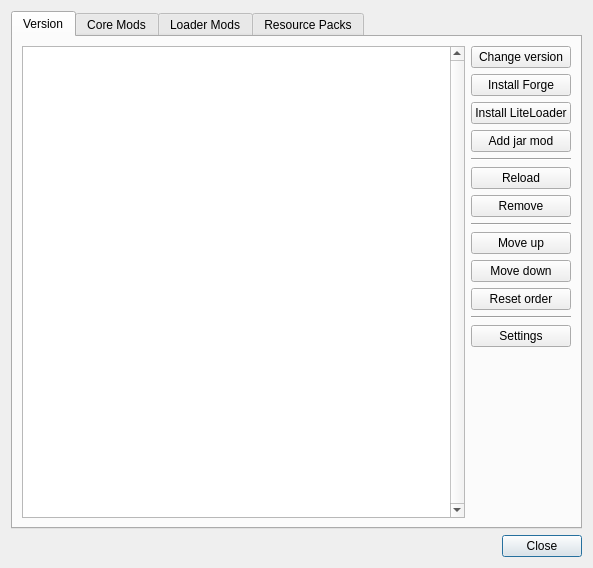
<?xml version="1.0" encoding="UTF-8"?>
<ui version="4.0">
 <class>InstanceEditDialog</class>
 <widget class="QDialog" name="InstanceEditDialog">
  <property name="geometry">
   <rect>
    <x>0</x>
    <y>0</y>
    <width>593</width>
    <height>568</height>
   </rect>
  </property>
  <property name="windowTitle">
   <string>Edit Instance</string>
  </property>
  <layout class="QGridLayout" name="gridLayout">
   <item row="1" column="0">
    <widget class="QDialogButtonBox" name="buttonBox">
     <property name="autoFillBackground">
      <bool>false</bool>
     </property>
     <property name="standardButtons">
      <set>QDialogButtonBox::Close</set>
     </property>
    </widget>
   </item>
   <item row="0" column="0">
    <widget class="QTabWidget" name="tabWidget">
     <property name="enabled">
      <bool>true</bool>
     </property>
     <property name="minimumSize">
      <size>
       <width>0</width>
       <height>0</height>
      </size>
     </property>
     <property name="currentIndex">
      <number>0</number>
     </property>
     <widget class="QWidget" name="libTab">
      <attribute name="title">
       <string>Version</string>
      </attribute>
      <layout class="QHBoxLayout" name="horizontalLayout">
       <item>
        <layout class="QVBoxLayout" name="verticalLayout_10">
         <item>
          <widget class="ModListView" name="libraryTreeView">
           <property name="verticalScrollBarPolicy">
            <enum>Qt::ScrollBarAlwaysOn</enum>
           </property>
           <property name="horizontalScrollBarPolicy">
            <enum>Qt::ScrollBarAlwaysOff</enum>
           </property>
           <attribute name="headerVisible">
            <bool>false</bool>
           </attribute>
          </widget>
         </item>
        </layout>
       </item>
       <item>
        <layout class="QVBoxLayout" name="verticalLayout_4">
         <item>
          <widget class="QPushButton" name="changeMCVersionBtn">
           <property name="text">
            <string>Change version</string>
           </property>
          </widget>
         </item>
         <item>
          <widget class="QPushButton" name="forgeBtn">
           <property name="toolTip">
            <string>Replace any current custom version with Minecraft Forge</string>
           </property>
           <property name="text">
            <string>Install Forge</string>
           </property>
          </widget>
         </item>
         <item>
          <widget class="QPushButton" name="liteloaderBtn">
           <property name="text">
            <string>Install LiteLoader</string>
           </property>
          </widget>
         </item>
         <item>
          <widget class="QPushButton" name="jarmodBtn">
           <property name="text">
            <string>Add jar mod</string>
           </property>
          </widget>
         </item>
         <item>
          <widget class="Line" name="line">
           <property name="orientation">
            <enum>Qt::Horizontal</enum>
           </property>
          </widget>
         </item>
         <item>
          <widget class="QPushButton" name="reloadLibrariesBtn">
           <property name="text">
            <string>Reload</string>
           </property>
          </widget>
         </item>
         <item>
          <widget class="QPushButton" name="removeLibraryBtn">
           <property name="text">
            <string>Remove</string>
           </property>
          </widget>
         </item>
         <item>
          <widget class="Line" name="line_2">
           <property name="orientation">
            <enum>Qt::Horizontal</enum>
           </property>
          </widget>
         </item>
         <item>
          <widget class="QPushButton" name="moveLibraryUpBtn">
           <property name="toolTip">
            <string>This isn't implemented yet.</string>
           </property>
           <property name="text">
            <string>Move up</string>
           </property>
          </widget>
         </item>
         <item>
          <widget class="QPushButton" name="moveLibraryDownBtn">
           <property name="toolTip">
            <string>This isn't implemented yet.</string>
           </property>
           <property name="text">
            <string>Move down</string>
           </property>
          </widget>
         </item>
         <item>
          <widget class="QPushButton" name="resetLibraryOrderBtn">
           <property name="toolTip">
            <string>This isn't implemented yet.</string>
           </property>
           <property name="text">
            <string>Reset order</string>
           </property>
          </widget>
         </item>
         <item>
          <widget class="Line" name="line_3">
           <property name="orientation">
            <enum>Qt::Horizontal</enum>
           </property>
          </widget>
         </item>
         <item>
          <widget class="QPushButton" name="settingsBtn">
           <property name="text">
            <string>Settings</string>
           </property>
          </widget>
         </item>
         <item>
          <spacer name="verticalSpacer_7">
           <property name="orientation">
            <enum>Qt::Vertical</enum>
           </property>
           <property name="sizeHint" stdset="0">
            <size>
             <width>20</width>
             <height>40</height>
            </size>
           </property>
          </spacer>
         </item>
        </layout>
       </item>
      </layout>
     </widget>
     <widget class="QWidget" name="coreTab">
      <attribute name="title">
       <string>Core Mods</string>
      </attribute>
      <layout class="QVBoxLayout" name="verticalLayout_3">
       <item>
        <layout class="QHBoxLayout" name="horizontalLayout_3">
         <item>
          <widget class="ModListView" name="coreModsTreeView">
           <property name="dragDropMode">
            <enum>QAbstractItemView::DropOnly</enum>
           </property>
          </widget>
         </item>
         <item>
          <layout class="QVBoxLayout" name="coreModsButtonBox">
           <item>
            <widget class="QPushButton" name="addCoreBtn">
             <property name="text">
              <string>&amp;Add</string>
             </property>
            </widget>
           </item>
           <item>
            <widget class="QPushButton" name="rmCoreBtn">
             <property name="text">
              <string>&amp;Remove</string>
             </property>
            </widget>
           </item>
           <item>
            <spacer name="coreModsButtonSpacer">
             <property name="orientation">
              <enum>Qt::Vertical</enum>
             </property>
             <property name="sizeHint" stdset="0">
              <size>
               <width>20</width>
               <height>40</height>
              </size>
             </property>
            </spacer>
           </item>
           <item>
            <widget class="QPushButton" name="viewCoreBtn">
             <property name="text">
              <string>&amp;View Folder</string>
             </property>
            </widget>
           </item>
          </layout>
         </item>
        </layout>
       </item>
       <item>
        <widget class="MCModInfoFrame" name="coreMIFrame">
         <property name="frameShape">
          <enum>QFrame::StyledPanel</enum>
         </property>
         <property name="frameShadow">
          <enum>QFrame::Raised</enum>
         </property>
        </widget>
       </item>
      </layout>
     </widget>
     <widget class="QWidget" name="modTab">
      <attribute name="title">
       <string>Loader Mods</string>
      </attribute>
      <layout class="QVBoxLayout" name="verticalLayout_6">
       <item>
        <layout class="QHBoxLayout" name="horizontalLayout_2">
         <item>
          <layout class="QVBoxLayout" name="verticalLayout">
           <item>
            <widget class="ModListView" name="loaderModTreeView">
             <property name="sizePolicy">
              <sizepolicy hsizetype="Expanding" vsizetype="Expanding">
               <horstretch>0</horstretch>
               <verstretch>0</verstretch>
              </sizepolicy>
             </property>
             <property name="acceptDrops">
              <bool>true</bool>
             </property>
             <property name="dragDropMode">
              <enum>QAbstractItemView::DropOnly</enum>
             </property>
            </widget>
           </item>
          </layout>
         </item>
         <item>
          <layout class="QVBoxLayout" name="verticalLayout_2">
           <item>
            <widget class="QPushButton" name="addModBtn">
             <property name="text">
              <string>&amp;Add</string>
             </property>
            </widget>
           </item>
           <item>
            <widget class="QPushButton" name="rmModBtn">
             <property name="text">
              <string>&amp;Remove</string>
             </property>
            </widget>
           </item>
           <item>
            <spacer name="verticalSpacer">
             <property name="orientation">
              <enum>Qt::Vertical</enum>
             </property>
             <property name="sizeHint" stdset="0">
              <size>
               <width>20</width>
               <height>40</height>
              </size>
             </property>
            </spacer>
           </item>
           <item>
            <widget class="QPushButton" name="viewModBtn">
             <property name="text">
              <string>&amp;View Folder</string>
             </property>
            </widget>
           </item>
          </layout>
         </item>
        </layout>
       </item>
       <item>
        <widget class="MCModInfoFrame" name="frame">
         <property name="sizePolicy">
          <sizepolicy hsizetype="Preferred" vsizetype="Minimum">
           <horstretch>0</horstretch>
           <verstretch>0</verstretch>
          </sizepolicy>
         </property>
        </widget>
       </item>
      </layout>
     </widget>
     <widget class="QWidget" name="resPackTab">
      <attribute name="title">
       <string>Resource Packs</string>
      </attribute>
      <layout class="QHBoxLayout" name="horizontalLayout_3">
       <item>
        <widget class="ModListView" name="resPackTreeView">
         <property name="acceptDrops">
          <bool>true</bool>
         </property>
         <property name="dragDropMode">
          <enum>QAbstractItemView::DropOnly</enum>
         </property>
        </widget>
       </item>
       <item>
        <layout class="QVBoxLayout" name="verticalLayout_3">
         <item>
          <widget class="QPushButton" name="addResPackBtn">
           <property name="text">
            <string>&amp;Add</string>
           </property>
          </widget>
         </item>
         <item>
          <widget class="QPushButton" name="rmResPackBtn">
           <property name="text">
            <string>&amp;Remove</string>
           </property>
          </widget>
         </item>
         <item>
          <spacer name="verticalSpacer_2">
           <property name="orientation">
            <enum>Qt::Vertical</enum>
           </property>
           <property name="sizeHint" stdset="0">
            <size>
             <width>20</width>
             <height>40</height>
            </size>
           </property>
          </spacer>
         </item>
         <item>
          <widget class="QPushButton" name="viewResPackBtn">
           <property name="text">
            <string>&amp;View Folder</string>
           </property>
          </widget>
         </item>
        </layout>
       </item>
      </layout>
     </widget>
    </widget>
   </item>
  </layout>
 </widget>
 <customwidgets>
  <customwidget>
   <class>ModListView</class>
   <extends>QTreeView</extends>
   <header>gui/widgets/ModListView.h</header>
  </customwidget>
  <customwidget>
   <class>MCModInfoFrame</class>
   <extends>QFrame</extends>
   <header>gui/widgets/MCModInfoFrame.h</header>
   <container>1</container>
  </customwidget>
 </customwidgets>
 <resources/>
 <connections/>
</ui>
